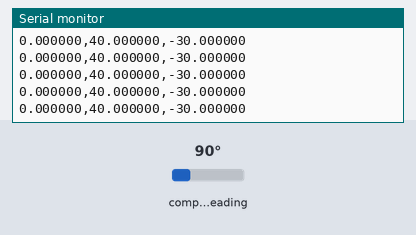
Bench run of a sketch on a simulated Arduino Nano 33 BLE. Parts: the last lines printed to the serial monitor. The test bench sets the inputs (shaded band); at power-on: compass heading 90°.

Above: at 1.2 s.
1.3 s: compass heading set to 7°
At 1.9 s:
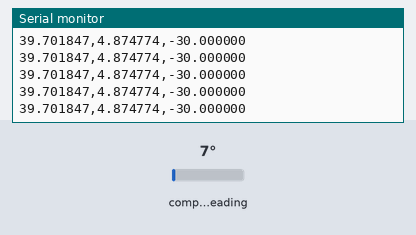
2.8 s: compass heading set to 180°
At 3.4 s:
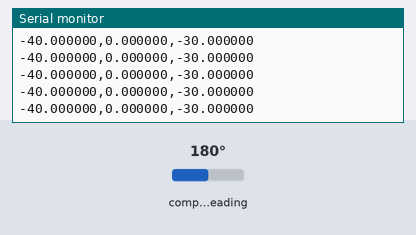
Timing chart, 0 to 5.8 s (numbered marks = the images above; inputs shaded):
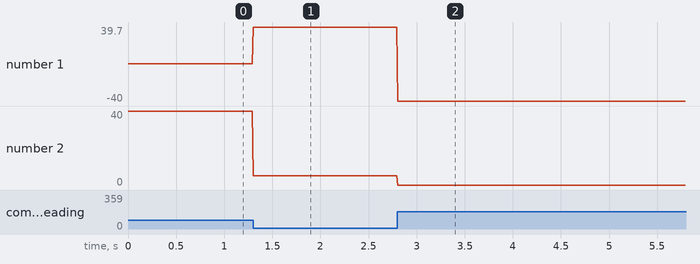

Measured:
- after the input at 1.3 s, the serial monitor: prints a new line at once (image 1)
- after the input at 2.8 s, the serial monitor: prints a new line at once (image 2)
- plotted number 1: 0 → 39.7 after the input at 1.3 s, 39.7 → -40 after the input at 2.8 s
- plotted number 2: 40 → 4.87 after the input at 1.3 s

The sketch:

mag.ino
```cpp
#include <Arduino_BMI270_BMM150.h>

void setup() {
	Serial.begin(115200);

	if (!IMU.begin()) {
		Serial.println("Failed to initialize IMU");
		while (true);
	}
}

void loop() {
	float mx, my, mz;

	if (IMU.magneticFieldAvailable()) {
		IMU.readMagneticField(mx, my, mz);

		Serial.print(mx, 6);
		Serial.print(',');
		Serial.print(my, 6);
		Serial.print(',');
		Serial.println(mz, 6);
	}

	delay(10);
}
```
